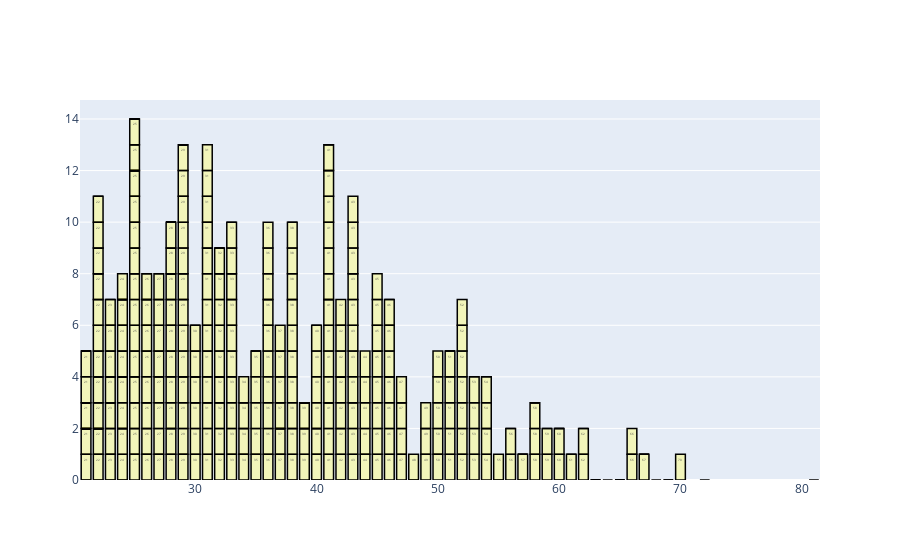

The notebook cell saved with this chart:
### Code cell
import plotly.graph_objs as go
from plotly.offline import iplot

# create trace1
#trace1 = go.Bar(x = pima.Pregnancies,y = pima.Outcome,name = "Preganacies",marker = dict(color = 'rgba(255, 174, 255, 0.5)',line=dict(color='rgb(0,0,0)',width=1.5)),text = pima.Outcome)
# create trace2
trace2 = go.Bar(x = pima.Age,y = pima.Outcome,name = "Age",marker = dict(color = 'rgba(255, 255, 128, 0.5)',line=dict(color='rgb(0,0,0)',width=1.5)),text = pima.Age)
data = [trace2]#, trace2]
layout = go.Layout()
fig = go.Figure(data = data, layout = layout)
iplot(fig)

### Figure 1 — Plotly figure (JSON) as saved in the notebook; plotly's stock layout.template omitted (floating-point values rounded to 4 significant figures; data arrays with more than 128 entries replaced by an {"elided": "..."} marker saying what was removed)
{"data": [{"marker": {"color": "rgba(255, 255, 128, 0.5)", "line": {"color": "rgb(0,0,0)", "width": 1.5}}, "name": "Age", "text": {"elided": "768 int values"}, "type": "bar", "x": {"elided": "768 int values"}, "y": {"elided": "768 int values"}}], "layout": {}}
